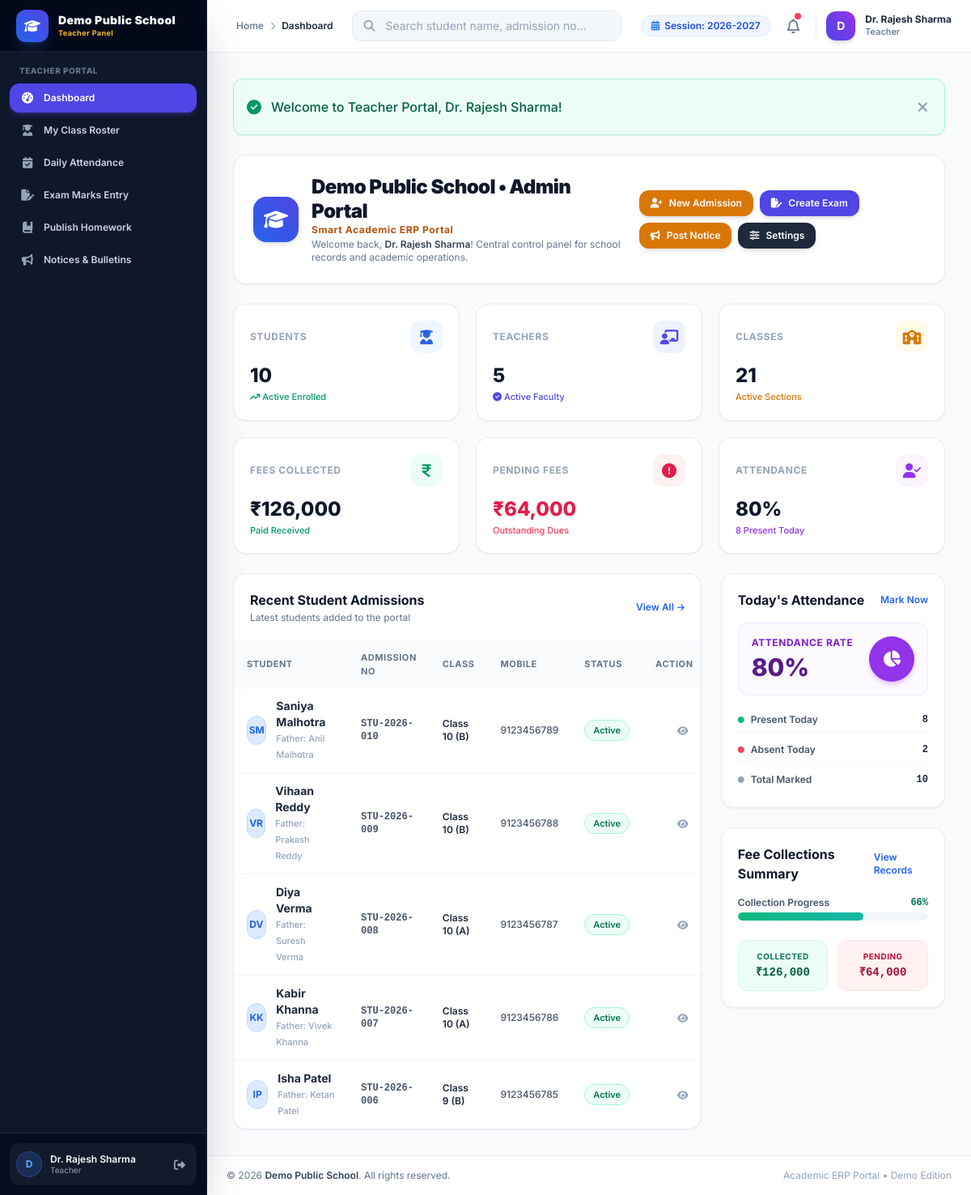
Page /admin/dashboard.php (signed in) on the committed database.
### tables this page shows
CREATE TABLE `school_settings` (
  `id` INT AUTO_INCREMENT PRIMARY KEY,
  `setting_key` VARCHAR(100) NOT NULL UNIQUE,
  `setting_value` TEXT DEFAULT NULL,
  `updated_at` DATETIME DEFAULT CURRENT_TIMESTAMP ON UPDATE CURRENT_TIMESTAMP
);

CREATE TABLE `students` (
  `id` INT AUTO_INCREMENT PRIMARY KEY,
  `admission_no` VARCHAR(30) NOT NULL UNIQUE,
  `password` VARCHAR(255) DEFAULT NULL,
  `first_name` VARCHAR(50) NOT NULL,
  `last_name` VARCHAR(50) NOT NULL,
  `father_name` VARCHAR(100) NOT NULL,
  `mother_name` VARCHAR(100) NOT NULL,
  `dob` DATE NOT NULL,
  `gender` ENUM('Male', 'Female', 'Other') NOT NULL,
  `class_id` INT NOT NULL,
  `section` VARCHAR(20) NOT NULL,
  `mobile` VARCHAR(20) NOT NULL,
  `email` VARCHAR(100) DEFAULT NULL,
  `address` TEXT,
  `admission_date` DATE NOT NULL,
  `photo` VARCHAR(255) DEFAULT NULL,
  `status` ENUM('Active', 'Inactive', 'Graduated') DEFAULT 'Active',
  `created_at` DATETIME DEFAULT CURRENT_TIMESTAMP,
  `updated_at` DATETIME DEFAULT CURRENT_TIMESTAMP ON UPDATE CURRENT_TIMESTAMP,
  FOREIGN KEY (`class_id`) REFERENCES `classes`(`id`) ON DELETE CASCADE
);

CREATE TABLE `classes` (
  `id` INT AUTO_INCREMENT PRIMARY KEY,
  `class_name` VARCHAR(50) NOT NULL,
  `section` VARCHAR(20) NOT NULL,
  `teacher_id` INT DEFAULT NULL,
  `room_number` VARCHAR(30) NOT NULL,
  `academic_session` VARCHAR(30) NOT NULL DEFAULT '2026-2027',
  `created_at` DATETIME DEFAULT CURRENT_TIMESTAMP,
  `updated_at` DATETIME DEFAULT CURRENT_TIMESTAMP ON UPDATE CURRENT_TIMESTAMP,
  FOREIGN KEY (`teacher_id`) REFERENCES `teachers`(`id`) ON DELETE SET NULL
);

### admin/dashboard.php (the view, shortened to what the rows shown need)
<?php
require_once __DIR__ . '/../includes/header.php';
try {
    $recent_students_stmt = $pdo->query("SELECT s.*, c.class_name
        FROM students s
        LEFT JOIN classes c ON s.class_id = c.id
        ORDER BY s.id DESC LIMIT 5");
    $recent_students = $recent_students_stmt->fetchAll();
} catch (PDOException $e) {
    echo "<div class='p-4 bg-rose-50 text-rose-700 rounded-xl mb-4'>Error fetching statistics: " . e($e->getMessage()) . "</div>";
    $total_students = $total_teachers = $total_classes = $total_collected = $total_pending = $today_present = $attendance_pct = 0;
    $recent_students = [];
    $class_fees = [];
    $recent_notices = [];
}
?>
<div class="space-y-6">
    <div class="flex flex-col md:flex-row md:items-center justify-between gap-4 bg-white p-6 rounded-2xl border border-slate-200/80 shadow-sm">
        <div class="flex items-center space-x-4">
            <div>
                <h1 class="text-2xl font-black text-slate-900 tracking-tight leading-tight"><?= e(get_school_name()) ?> &bull; Admin Portal</h1>
                <p class="text-xs font-bold text-amber-700 tracking-wider"><?= e(get_school_tagline()) ?></p>
                <p class="text-xs text-slate-500 mt-0.5">Welcome back, <span class="font-semibold text-slate-700"><?= e($_SESSION['full_name']) ?></span>! Central control panel for school records and academic operations.</p>
            </div>
        </div>
    </div>
    <div class="grid grid-cols-1 lg:grid-cols-3 gap-6">
        <div class="lg:col-span-2 bg-white rounded-2xl border border-slate-200/80 shadow-sm overflow-hidden flex flex-col">
            <div class="overflow-x-auto">
                <table class="w-full text-left border-collapse">
                    <thead>
                        <tr class="bg-slate-50/70 border-b border-slate-100 text-[11px] font-bold text-slate-500 uppercase tracking-wider">
                            <th class="py-3 px-4">Student</th>
                            <th class="py-3 px-4">Admission No</th>
                            <th class="py-3 px-4">Class</th>
                            <th class="py-3 px-4">Mobile</th>
                            <th class="py-3 px-4">Status</th>
                            <th class="py-3 px-4 text-right">Action</th>
                        </tr>
                    </thead>
                    <tbody class="divide-y divide-slate-100 text-sm font-medium text-slate-700">
                        <?php if (empty($recent_students)): ?>
                            <tr>
                                <td colspan="6" class="py-8 text-center text-slate-400 text-sm">No recent student admissions found.</td>
                            </tr>
                        <?php else: ?>
                            <?php foreach ($recent_students as $s): ?>
                                <tr class="hover:bg-slate-50/80 transition-colors">
                                    <td class="py-3 px-4">
                                        <div class="flex items-center space-x-3">
                                            <div class="w-9 h-9 rounded-full bg-blue-100 text-blue-600 font-bold flex items-center justify-center text-xs overflow-hidden border border-blue-200">
                                                <?php if (!empty($s['photo']) && file_exists(__DIR__ . '/../assets/uploads/' . $s['photo'])): ?>
                                                    <img src="<?= base_url('assets/uploads/' . e($s['photo'])) ?>" alt="Photo" class="w-full h-full object-cover">
                                                <?php else: ?>
                                                    <?= strtoupper(substr($s['first_name'], 0, 1) . substr($s['last_name'], 0, 1)) ?>
                                                <?php endif; ?>
                                            </div>
                                            <div>
                                                <span class="font-bold text-slate-800 block text-xs md:text-sm"><?= e($s['first_name'] . ' ' . $s['last_name']) ?></span>
                                                <span class="text-[11px] text-slate-400 block">Father: <?= e($s['father_name']) ?></span>
                                            </div>
                                        </div>
                                    </td>
                                    <td class="py-3 px-4 font-mono text-xs text-slate-600 font-semibold"><?= e($s['admission_no']) ?></td>
                                    <td class="py-3 px-4 text-xs font-semibold text-slate-800"><?= e($s['class_name'] ?? 'N/A') ?> (<?= e($s['section']) ?>)</td>
                                    <td class="py-3 px-4 text-xs text-slate-600"><?= e($s['mobile']) ?></td>
                                    <td class="py-3 px-4">
                                        <span class="inline-flex items-center px-2.5 py-0.5 rounded-full text-[11px] font-semibold bg-emerald-50 text-emerald-700 border border-emerald-200">
                                            <?= e($s['status']) ?>
                                        </span>
                                    </td>
                                    <td class="py-3 px-4 text-right">
                                        <a href="<?= base_url('admin/students/view.php?id=' . $s['id']) ?>" class="p-1.5 text-slate-400 hover:text-blue-600 hover:bg-blue-50 rounded-lg transition-colors" title="View Profile">
                                            <i class="fa-solid fa-eye text-xs"></i>
                                        </a>
                                    </td>
                                </tr>
                            <?php endforeach; ?>
                        <?php endif; ?>
                    </tbody>
                </table>
            </div>
        </div>
    </div>
</div>
<?php require_once __DIR__ . '/../includes/footer.php'; ?>

### includes/sidebar.php (shortened to what the rows shown need)
<?php
if (is_admin()) {
    $dash_url = base_url('admin/dashboard.php');
    $role_badge = 'Admin Panel';
    $role_label = 'Administrator';
} elseif (is_accountant()) {
    $dash_url = base_url('admin/accounts/index.php');
    $role_badge = 'Accounts Dept';
    $role_label = 'Accountant';
} elseif (is_teacher()) {
    $dash_url = base_url('teacher/dashboard.php');
    $role_badge = 'Teacher Panel';
} else {
    $dash_url = base_url('student/dashboard.php');
    $role_badge = 'Student & Parent';
    $role_label = 'Student / Parent';
}
?>
<aside id="sidebar" class="fixed inset-y-0 left-0 z-50 w-64 bg-slate-900 text-slate-300 transform -translate-x-full md:translate-x-0 md:static md:inset-0 transition-transform duration-300 ease-in-out flex flex-col justify-between shadow-2xl border-r border-slate-800 no-print">
    <div>
        <div class="h-16 flex items-center justify-between px-5 bg-slate-950/80 border-b border-slate-800/80">
            <a href="<?= $dash_url ?>" class="flex items-center space-x-3 group">
                <div class="overflow-hidden">
                    <span class="font-black text-sm text-white tracking-wide block leading-tight truncate"><?= e(get_school_name()) ?></span>
                    <span class="text-[9px] text-amber-400 font-bold tracking-wider block truncate"><?= e($role_badge) ?></span>
                </div>
            </a>
        </div>
    </div>
</aside>

### includes/navbar.php (shortened to what the rows shown need)
<?php
$current_academic_session = get_school_setting('academic_session', '2026-2027');
?>
<header class="sticky top-0 z-30 bg-white/90 backdrop-blur-md border-b border-slate-200/80 no-print">
    <div class="flex items-center justify-between h-16 px-4 md:px-6">
        <div class="flex items-center space-x-3">
            <div class="hidden lg:flex items-center space-x-1.5 px-3 py-1 bg-blue-50 text-blue-700 rounded-full text-xs font-semibold border border-blue-100">
                <i class="fa-solid fa-calendar-days text-blue-500"></i>
                <span>Session: <?= e($current_academic_session) ?></span>
            </div>
        </div>
    </div>
</header>

### includes/footer.php (shortened to what the rows shown need)
            </main>
            <footer class="bg-white border-t border-slate-200/80 py-4 px-6 mt-auto text-center text-xs text-slate-500 flex flex-col sm:flex-row items-center justify-between no-print">
                <p>&copy; <?= date('Y') ?> <span class="font-semibold text-slate-700"><?= e(get_school_name()) ?></span>. All rights reserved.</p>
            </footer>
        </div>
    </div>
</body>
</html>

### rows in the picture
school_settings: setting_value "Demo Public School"
school_settings: setting_value "2026-2027"
school_settings: setting_value "Smart Academic ERP Portal"
students: first_name+last_name "SM", first_name+last_name "Saniya Malhotra", father_name "Anil Malhotra", admission_no "STU-2026-010", class.class_name "Class 10", section "B", mobile "9123456789", status "Active"
students: first_name+last_name "VR", first_name+last_name "Vihaan Reddy", father_name "Prakash Reddy", admission_no "STU-2026-009", class.class_name "Class 10", section "B", mobile "9123456788", status "Active"
students: first_name+last_name "DV", first_name+last_name "Diya Verma", father_name "Suresh Verma", admission_no "STU-2026-008", class.class_name "Class 10", section "A", mobile "9123456787", status "Active"
students: first_name+last_name "KK", first_name+last_name "Kabir Khanna", father_name "Vivek Khanna", admission_no "STU-2026-007", class.class_name "Class 10", section "A", mobile "9123456786", status "Active"
students: first_name+last_name "IP", first_name+last_name "Isha Patel", father_name "Ketan Patel", admission_no "STU-2026-006", class.class_name "Class 9", section "B", mobile "9123456785", status "Active"

### other values in the picture
$role_badge "Teacher Panel"
substr($_SESSION['full_name'] ?? 'U', 0, 1) "D"
$_SESSION['full_name'] "Dr. Rajesh Sharma"
$role_label "Teacher"
$page_title "Dashboard"
$nav_role_title "Teacher"
$flash['text'] "Welcome to Teacher Portal, Dr. Rajesh Sharma!"
$total_students "10"
$total_teachers "5"
$total_classes "21"
$total_collected "126,000"
$total_pending "64,000"
$attendance_pct "80"
$today_present "8"
max(0, $today_marked - $today_present) "2"
